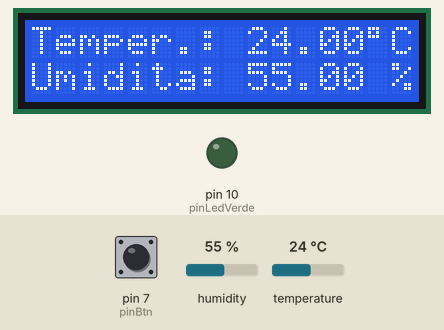
Simulated run of this sketch. Board: Arduino Uno, built with avr-gcc and run on an emulated ATmega328P. Parts: 16×2 character LCD, output pins drawn as LEDs (lit = HIGH). The inputs (shaded band) are chosen by the test bench; at power-on: pin 7 (pinBtn) HIGH, humidity 55 %, temperature 24 °C. What the sketch prints to the serial monitor is not drawn.

Above: at 6.2 s.
6.3 s: pin 7 (pinBtn) pulled LOW for 0.15 s
At 6.41 s:
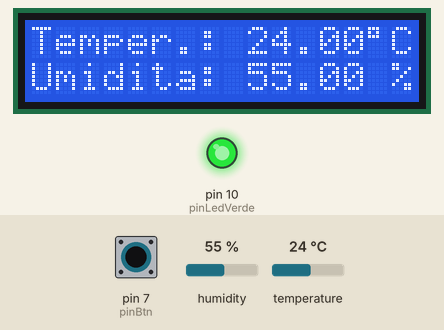
8.0 s: humidity set to 22 %
At 10.2 s:
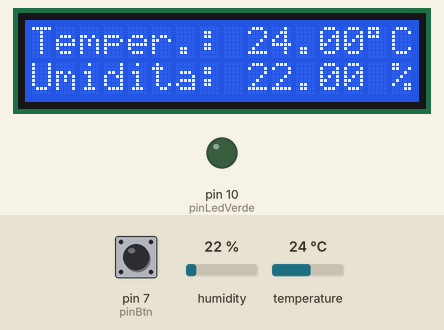
10.6 s: temperature set to 12 °C
At 12.2 s:
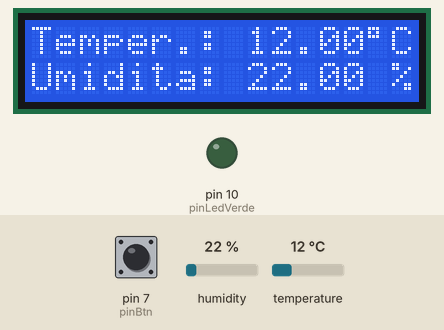
12.7 s: humidity set to 40 %
At 14.2 s:
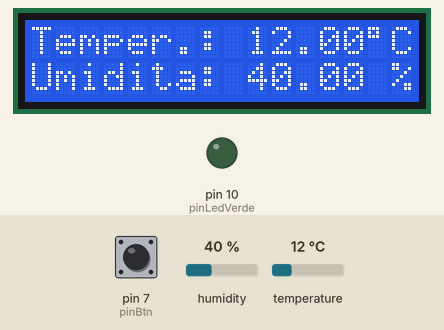
14.7 s: temperature set to 19 °C
At 16.2 s:
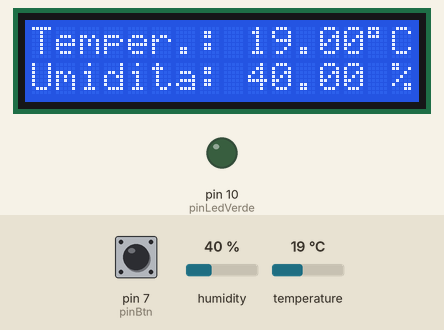
16.8 s: pin 7 (pinBtn) pulled LOW for 1 s
At 17.6 s:
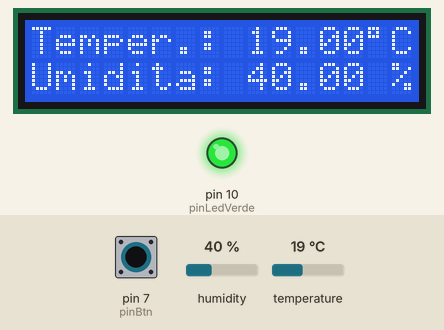
Timing chart, 0 to 19.8 s (numbered marks = the images above; inputs shaded):
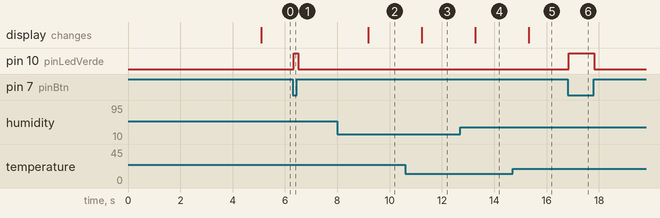

The sketch:

lezione_finale_termostato_intelligente.ino
```cpp
/*
  Termostato intelligente col sensore DHT11

 esercitazione finale corso Arduino 2019 Golem

  Vincenzo Nesta
*/


#include <LiquidCrystal.h>  // libreria LiquidCristal display 2x16
#include <DHT.h>            // libreria DHT sensore temperatura e umidità
#define DHTTYPE DHT11       // modello di sensore

const byte DHTPIN = 8;      // pin a cui è connesso il sensore
DHT dht(DHTPIN, DHTTYPE);

// pin display:   RS  E   D4 D5 D6 D7
LiquidCrystal lcd(12, 11 , 5, 4, 3, 2);

// bottoni e led
boolean statoBtn;
boolean statoBtn_old;
const byte pinLedVerde = 10;
const byte pinBtn = 7;

void setup() {
  // put your setup code here, to run once:

  // imposta colonne e righe del diplay
  lcd.begin(16, 2);
  // stampa un messaggio
  lcd.print("Termostato");
  // sposta il cursore alla colonna 2, linea 1
  lcd.setCursor(2, 1);
  lcd.print("Intelligente");

  Serial.begin(9600); // inizializzo seriale

  dht.begin();        // accendo sensore
  delay(5000);        // pausa per messa a regime

  pinMode(pinLedVerde, OUTPUT);
  pinMode(pinBtn, INPUT_PULLUP);
}

void loop() {
  // put your main code here, to run repeatedly:
  float umidita = dht.readHumidity();
  float temperatura = dht.readTemperature();
  // validazione valori
  if (isnan(umidita) || isnan(temperatura)) {
    Serial.println("Lettura fallita!");
    return;         // interrompe il loop
  }
  // stampo i dati sulla seriale
  Serial.print("Temperatura: ");
  Serial.print(temperatura);
  Serial.print(" °C");
  Serial.print(" - U.R.: ");
  Serial.print(umidita);
  Serial.print("%");
  Serial.print("\n");
  // stampo i dati sul display
  // sposta il cursore alla colonna 0, linea 1
  lcd.setCursor(0, 0);
  lcd.print("Temper.: ");
  lcd.print(temperatura);
  lcd.print((char)223);
  lcd.print("C");
  // sposta il cursore alla colonna 0, linea 1
  lcd.setCursor(0, 1);
  lcd.print("Umidita: ");
  lcd.print(umidita);
  lcd.print(" %");

  statoBtn = digitalRead(pinBtn);
  if (statoBtn == HIGH) {
    digitalWrite(pinLedVerde, LOW);
  }
  else {
    digitalWrite(pinLedVerde, HIGH);
  }
  // pausa
  delay(50);
  }
```

Measured:
- after the input at 6.3 s, pin 10 (pinLedVerde): LOW → HIGH at once, → LOW 0.17 s later
- after the input at 8.0 s, the display: changes after 1.2 s (image 2)
- after the input at 10.6 s, the display: changes after 0.63 s (image 3)
- after the input at 12.7 s, the display: changes after 0.58 s (image 4)
- after the input at 14.7 s, the display: changes after 0.63 s (image 5)
- after the input at 16.8 s, pin 10 (pinLedVerde): LOW → HIGH after 0.05 s, → LOW 0.98 s later
